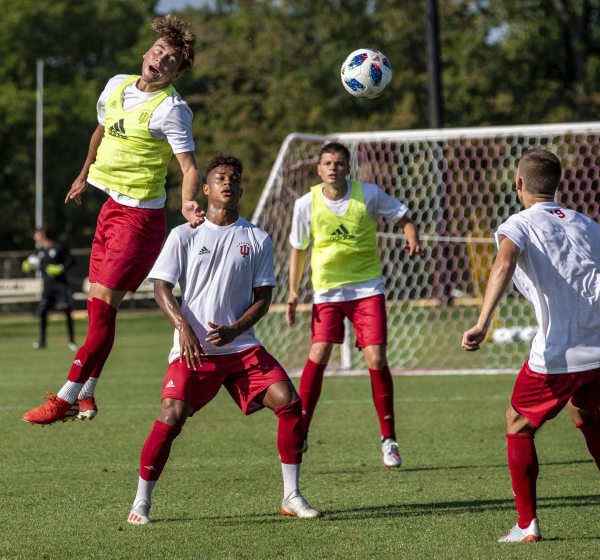
#> input picture soccer_practice.jpg, 1200 x 1119 px (shown at 1/2 size)
$ jupyter execute color_detection.ipynb
#> lines starting #> are read from the running program, lines starting #| are printed output that depends on the picture
# Color Identification in Images
&emsp;A monitor or TV screen basically generates three types of colors, i.e., red, green, and yellow. But the combination and intensities of these three colors make various colors. Thus, each color has its unique HSV color code. For finding the specified color in the given image, we need to use the lower and upper bound of that color.

&emsp;The image that we are going to use is taken from tech-with-tim GitHub repo [OpenCV Tutorials](https://github.com/techwithtim/OpenCV-Tutorials)

[cell 1]
import os # provides functions for interacting with the operating system
import cv2 # designed to solve computer vision problems
import numpy as np # number manupulation library
import matplotlib.pyplot as plt # used for plotting
from collections import Counter # subclass for counting hashable objects
from sklearn.cluster import KMeans # K means method in Sklearn
from skimage.color import rgb2lab, deltaE_cie76 # Scikit image module

## Loading the image

[cell 2]
image = cv2.imread('soccer_practice.jpg') # loading put image
#> image is the input picture: shape (1119, 1200, 3); mean B, G, R 70.9, 96, 102.6
print(f"The type of this input is {type(image)}") # printing object type
#| The type of this input is <class 'numpy.ndarray'>
print(f"Shape: {image.shape}") # printing the shape of the image
#| Shape: (1119, 1200, 3)
plt.imshow(image) # plotting the image
plt.show() # removing the unnecessary things

&emsp;The color of the image looks a bit off. This is because, by default, OpenCV reads image in the sequence Blue Green Red (BGR). Thus, to view the actual image we need to convert the rendering to Red Green Blue (RGB).

[cell 3]
image = cv2.cvtColor(image, cv2.COLOR_BGR2RGB) # converting BGR to RGB
plt.imshow(image) # plotting the image
plt.show() # removing the unnecessary things

## Detecting Color

[cell 4]
# a function to convert RGB to hex
def RGB2HEX(color):
    return "#{:02x}{:02x}{:02x}".format(int(color[0]), int(color[1]), int(color[2]))

[cell 5]
# a function to load the image
def get_image(image_path):
    image = cv2.imread(image_path) # loading the image specified by path
    image = cv2.cvtColor(image, cv2.COLOR_BGR2RGB) # convert to RGB
    return image # return the image

[cell 6]
# a function to extract the top colors from the image and display them as a pie chart
def get_colors(image, number_of_colors, show_chart):
    """
        This function will take three arguments
            1. image: The image whose colors we wish to extract.
            2.number_of_colors: Total colors we want to extract.
            3.show_chart: A boolean that decides whether we show the pie chart or not

    """
#> called with number_of_colors = 8, show_chart = True
    modified_image = cv2.resize(image, (600, 400), interpolation = cv2.INTER_AREA) # modifying the image
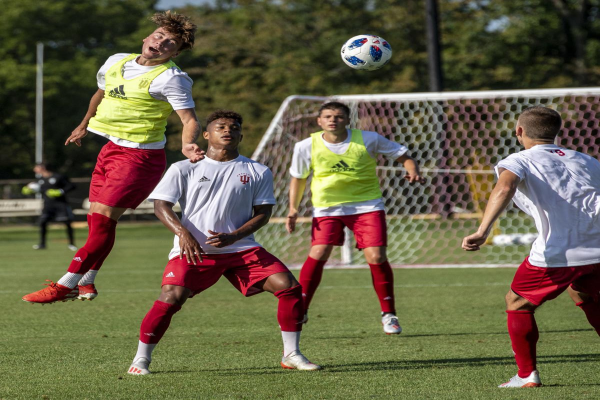
#> modified_image: shape (400, 600, 3); mean R, G, B 102.6, 96, 70.9
    modified_image = modified_image.reshape(modified_image.shape[0]*modified_image.shape[1], 3) # reshaping the image

    # It is not required to resize it to a smaller size but we do so to lessen the pixels
    # which’ll reduce the time needed to extract the colors from the image

    clf = KMeans(n_clusters = number_of_colors) # intializing the classifier
    labels = clf.fit_predict(modified_image) # predict the modified image

    counts = Counter(labels) # determine the count
#> counts = {1: 40875, 7: 38712, 3: 44595, 4: 69898, 5: 18557, 2: 15989, 0: 6657, 6: 4717}

    center_colors = clf.cluster_centers_ # obtain the cluster centers
    # We get ordered colors by iterating through the keys
    ordered_colors = [center_colors[i] for i in counts.keys()] # obtain the colors
#> ordered_colors = [[95.32, 97.56, 62.44], [62.6, 62.01, 36.08], [29.72, 23.34, 15.55], [120.1, 125.9, 84.45], [168.6, 159.4, 138.4], [223.4, 222.6, 211], [135, 6.13, 28.62], [203.1, 45.58, 67.77]]
    hex_colors = [RGB2HEX(ordered_colors[i]) for i in counts.keys()] # getting the hex values
#> hex_colors = ['#3e3e24', '#cb2d43', '#787d54', '#a89f8a', '#dfded3', '#1d170f', '#5f613e', '#87061c']
    rgb_colors = [ordered_colors[i] for i in counts.keys()] # getting the RGB values
#> rgb_colors = [[62.6, 62.01, 36.08], [203.1, 45.58, 67.77], [120.1, 125.9, 84.45], [168.6, 159.4, 138.4], [223.4, 222.6, 211], [29.72, 23.34, 15.55], [95.32, 97.56, 62.44], [135, 6.13, 28.62]]

    # plotting the n colors
    if (show_chart):
        plt.figure(figsize = (8, 6)) # settingn the figure size
        plt.pie(counts.values(), labels = hex_colors, colors = hex_colors) # plotting the pie chart

    return rgb_colors

[cell 7]
# getting the colors in our image
get_colors(get_image("soccer_practice.jpg"), 8, True)
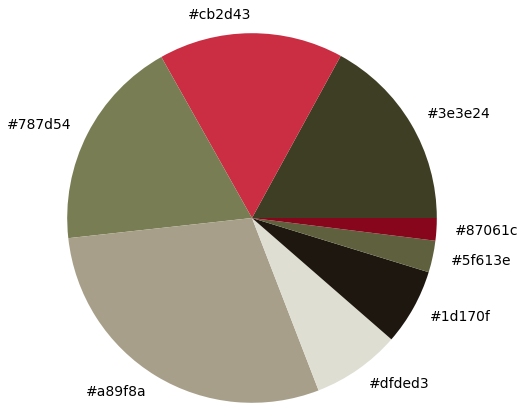
#> figure drawn by matplotlib, 1 panel
